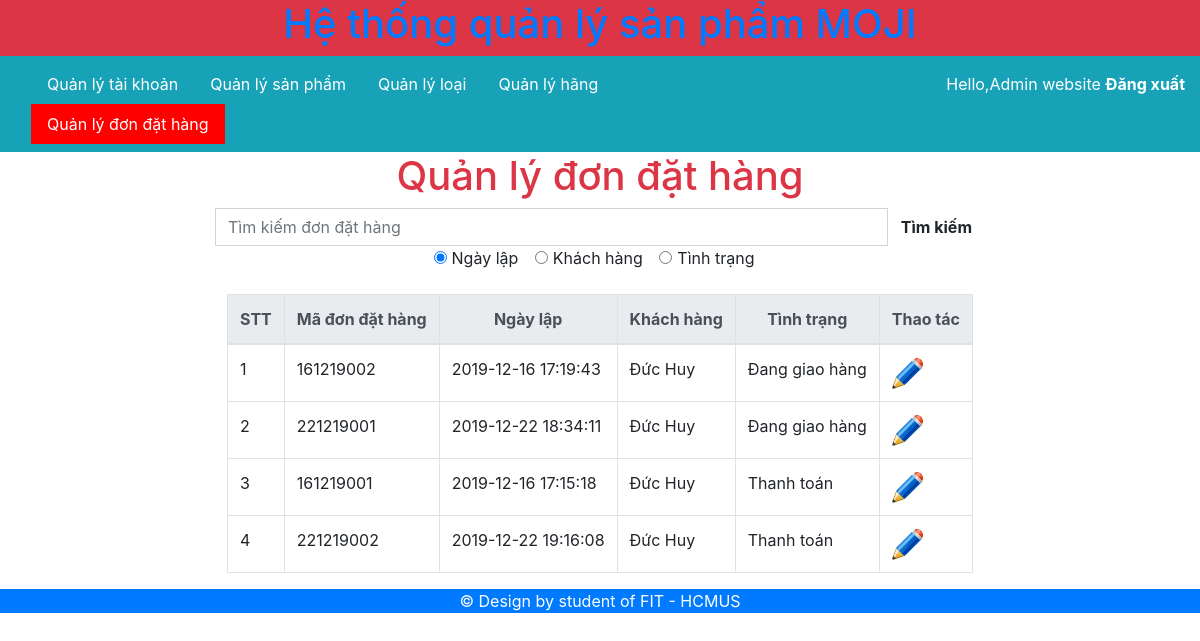
The page /Source/admin/index.php?c=5 (signed in) on the database its author committed.
### tables this page shows
CREATE TABLE `dondathang` (
  `MaDonDatHang` varchar(9) NOT NULL,
  `NgayLap` datetime DEFAULT NULL,
  `TongThanhTien` int(11) DEFAULT NULL,
  `MaTaiKhoan` int(11) NOT NULL,
  `MaTinhTrang` int(11) NOT NULL
);

CREATE TABLE `taikhoan` (
  `MaTaiKhoan` int(11) NOT NULL,
  `TenDangNhap` varchar(20) DEFAULT NULL,
  `MatKhau` varchar(20) DEFAULT NULL,
  `TenHienThi` varchar(64) DEFAULT NULL,
  `DiaChi` varchar(256) DEFAULT NULL,
  `DienThoai` varchar(11) DEFAULT NULL,
  `Email` varchar(30) DEFAULT NULL,
  `BiXoa` tinyint(1) DEFAULT 0,
  `MaLoaiTaiKhoan` int(11) NOT NULL
);

CREATE TABLE `tinhtrang` (
  `MaTinhTrang` int(11) NOT NULL,
  `TenTinhTrang` varchar(45) DEFAULT NULL
);

### Source/lib/DataProvider.php (called while the page is built, shortened)
<?php
    class DataProvider
    {
        public static function ExecuteQuery($sql)
        {
            $connection = mysqli_connect('localhost','root','','moji')
            or die("Couldn't connect to Database");
            mysqli_query($connection,"set name 'utf8'");
            $result = mysqli_query($connection,$sql);
            return $result;
        }
    }
?>

### Source/admin/pages/qlDonDatHang/pDanhSach.php (the view, shortened to what this page needs)
<div class="col-8 mx-auto">
    <div class="text-center">
        <form action="index.php" method="get" class="align-self-center">
            <div class="input-group">
                <input type="text" name="q" placeholder="Tìm kiếm đơn đặt hàng" class="form-control">
                <span class="input-group-btn">
                    <button class="btn btn-pink" type="submit"><b>Tìm kiếm</b></button>
                </span>
            </div>
            <div class="form-check-inline">
                <label class="form-check-label">
                    <input type="radio" class="form-check-input" name="tieuChi" checked value="NgayLap">Ngày lập
                </label>
            </div>
            <div class="form-check-inline">
                <label class="form-check-label">
                    <input type="radio" class="form-check-input" name="tieuChi" value="KhachHang">Khách hàng
                </label>
            </div>
            <div class="form-check-inline disabled">
                <label class="form-check-label">
                    <input type="radio" class="form-check-input" name="tieuChi" value="TinhTrang">Tình trạng
                </label>
            </div>
        </form>
    </div>
    <br>
</div>
<table class="table table-bordered w-auto mx-auto">
        <thead class="thead-light text-center">
            <tr>
                <th scope="col">STT</th>
                <th scope="col">Mã đơn đặt hàng</th>
                <th scope="col">Ngày lập</th>
                <th scope="col">Khách hàng</th>
                <th scope="col">Tình trạng</th>
                <th scope="col">Thao tác</th>
            </tr>
        </thead>
        <tbody>
        <?php
            $sql = "SELECT d.MaDonDatHang, d.NgayLap, d.MaTinhTrang, t.TenHienThi, tt.TenTinhTrang
            FROM dondathang d, taikhoan t, tinhtrang tt WHERE d.MaTaiKhoan = t.MaTaiKhoan and d.MaTinhTrang = tt.MaTinhTrang
            ORDER BY d.MaTinhTrang, d.NgayLap";
            $result = DataProvider::ExecuteQuery($sql);
            $i = 1;
            while($row = mysqli_fetch_array($result))
            {
                $c = "";
                switch($row["MaTinhTrang"])
                {
                    case 2:
                        $c = "classGiaoHang";
                        break;
                    case 3:
                        $c = "classThanhToan";
                        break;
                }
                ?>
                    <tr class="<?php echo $c;?>">
                        <td><?php echo $i++;?></td>
                        <td><?php echo $row["MaDonDatHang"]; ?></td>
                        <td><?php echo $row["NgayLap"]; ?></td>
                        <td><?php echo $row["TenHienThi"]; ?></td>
                        <td><?php echo $row["TenTinhTrang"]; ?></td>
                        <td>
                            <a href="index.php?c=5&a=2&id=<?php echo $row["MaDonDatHang"]; ?>">
                                <img src="images/edit.png" alt="">
                            </a>
                        </td>
                    </tr>
            <?php
            }
        ?>
        </tbody>
</table>

### Source/admin/css/admin.css (style rules this page uses)
a { color: dodgerblue; }

### rows shown on the page
dondathang: MaDonDatHang "161219002", NgayLap "2019-12-16 17:19:43", MaTaiKhoan.TenHienThi "Đức Huy", MaTinhTrang.TenTinhTrang "Đang giao hàng"
dondathang: MaDonDatHang "221219001", NgayLap "2019-12-22 18:34:11", MaTaiKhoan.TenHienThi "Đức Huy", MaTinhTrang.TenTinhTrang "Đang giao hàng"
dondathang: MaDonDatHang "161219001", NgayLap "2019-12-16 17:15:18", MaTaiKhoan.TenHienThi "Đức Huy", MaTinhTrang.TenTinhTrang "Thanh toán"
dondathang: MaDonDatHang "221219002", NgayLap "2019-12-22 19:16:08", MaTaiKhoan.TenHienThi "Đức Huy", MaTinhTrang.TenTinhTrang "Thanh toán"

### other values the page prints
$_SESSION["TenHienThi"] "Admin website"
